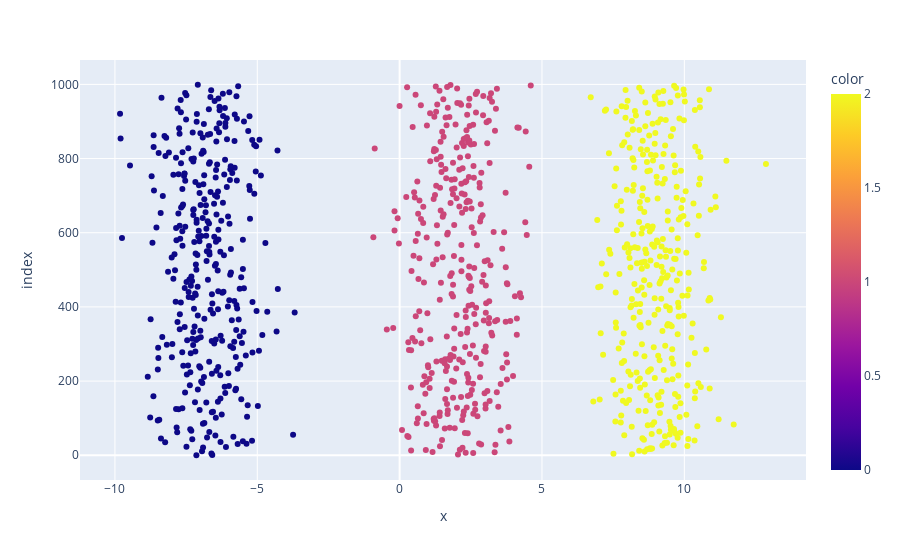

The cell this chart's notebook holds for it:
### Markdown cell above
## KMeans From Scratch

### Code cell
class KMeansClustering:
    def __init__(self, X, num_clusters):
        self.K = num_clusters # cluster number
        self.max_iterations = 100 # max iteration. don't want to run inf time
        self.num_examples, self.num_features = X.shape # num of examples, num of features
        self.plot_figure = True # plot figure
        
    # randomly initialize centroids
    def initialize_random_centroids(self, X):
        centroids = np.zeros((self.K, self.num_features)) # row , column full with zero 
        for k in range(self.K): # iterations of 
            centroid = X[np.random.choice(range(self.num_examples))] # random centroids
            centroids[k] = centroid
        return centroids # return random centroids
    
    # create cluster Function
    def create_cluster(self, X, centroids):
        clusters = [[] for _ in range(self.K)]
        for point_idx, point in enumerate(X):
            closest_centroid = np.argmin(
                np.sqrt(np.sum((point-centroids)**2, axis=1))
            ) # closest centroid using euler distance equation(calculate distance of every point from centroid)
            clusters[closest_centroid].append(point_idx)
        return clusters 
    
    # new centroids
    def calculate_new_centroids(self, cluster, X):
        centroids = np.zeros((self.K, self.num_features)) # row , column full with zero
        for idx, cluster in enumerate(cluster):
            new_centroid = np.mean(X[cluster], axis=0) # find the value for new centroids
            centroids[idx] = new_centroid
        return centroids
    
    # prediction
    def predict_cluster(self, clusters, X):
        y_pred = np.zeros(self.num_examples) # row1 fillup with zero
        for cluster_idx, cluster in enumerate(clusters):
            for sample_idx in cluster:
                y_pred[sample_idx] = cluster_idx
        return y_pred
    
    # plotinng scatter plot
    def plot_fig(self, X, y):
        fig = px.scatter(X[:, 0], X[:, 1], color=y)
        fig.show() # visualize
        
    # fit data
    def fit(self, X):
        centroids = self.initialize_random_centroids(X) # initialize random centroids
        for _ in range(self.max_iterations):
            clusters = self.create_cluster(X, centroids) # create cluster
            previous_centroids = centroids
            centroids = self.calculate_new_centroids(clusters, X) # calculate new centroids
            diff = centroids - previous_centroids # calculate difference
            if not diff.any():
                break
        y_pred = self.predict_cluster(clusters, X) # predict function
        if self.plot_figure: # if true
            self.plot_fig(X, y_pred) # plot function 
        return y_pred
            
if __name__ == "__main__":
    np.random.seed(42)
    num_clusters = 3 # num of cluster
    X, _ = make_blobs(n_samples=1000, n_features=2, centers=num_clusters) # create dataset using make_blobs from sklearn datasets
    Kmeans = KMeansClustering(X, num_clusters)
    y_pred = Kmeans.fit(X)

### Figure 1 — Plotly figure (JSON) as saved in the notebook; plotly's stock layout.template omitted (floating-point values rounded to 4 significant figures; data arrays with more than 128 entries replaced by an {"elided": "..."} marker saying what was removed)
{"data": [{"hovertemplate": "x=%{x}<br>index=%{y}<br>color=%{marker.color}<extra></extra>", "legendgroup": "", "marker": {"color": {"elided": "1000 int values"}, "coloraxis": "coloraxis", "symbol": "circle"}, "mode": "markers", "name": "", "orientation": "h", "showlegend": false, "type": "scatter", "x": {"elided": "1000 float values"}, "xaxis": "x", "y": {"elided": "1000 int values"}, "yaxis": "y"}], "layout": {"coloraxis": {"colorbar": {"title": {"text": "color"}}, "colorscale": [[0, "#0d0887"], [0.1111, "#46039f"], [0.2222, "#7201a8"], [0.3333, "#9c179e"], [0.4444, "#bd3786"], [0.5556, "#d8576b"], [0.6667, "#ed7953"], [0.7778, "#fb9f3a"], [0.8889, "#fdca26"], [1, "#f0f921"]]}, "legend": {"tracegroupgap": 0}, "margin": {"t": 60}, "xaxis": {"anchor": "y", "domain": [0, 1], "title": {"text": "x"}}, "yaxis": {"anchor": "x", "domain": [0, 1], "title": {"text": "index"}}}}
